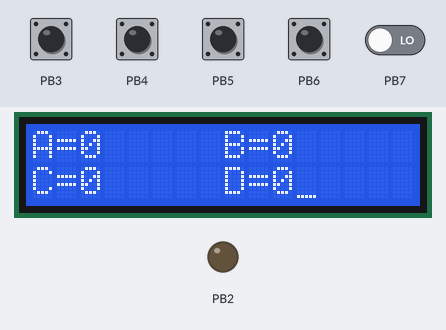
Bench run of a program on a simulated ATmega32, built with avr-gcc and emulated at 8 MHz. Shown: 16×2 character LCD, output pins drawn as LEDs (lit = HIGH). Wiring (inferred from the signals the program sends): character LCD (HD44780): RS PB1; E PB0; data PA0, PA1, PA2, PA3, PA4, PA5, PA6, PA7. The test bench sets the inputs (shaded band); at power-on: PB3–7 LOW. Pins used as bus, display or sensor lines are not drawn.

Above: at 1.2 s.
1.3 s: PB3 pulled HIGH for 1 s
At 2.7 s:
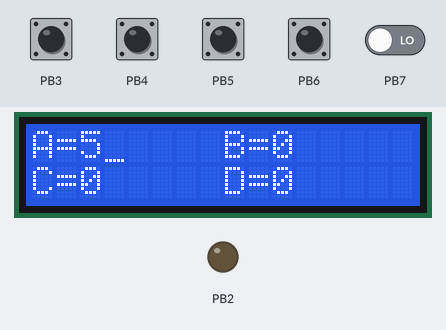
3.8 s: PB4 pulled HIGH for 0.15 s
At 4.9 s:
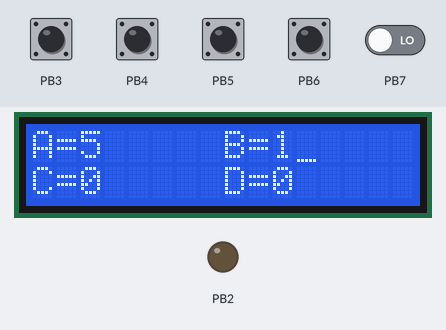
5.4 s: PB5 pulled HIGH for 0.15 s
At 6.1 s:
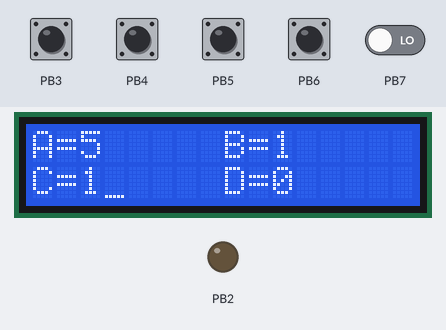
7.0 s: PB6 pulled HIGH for 0.15 s
At 7.3 s:
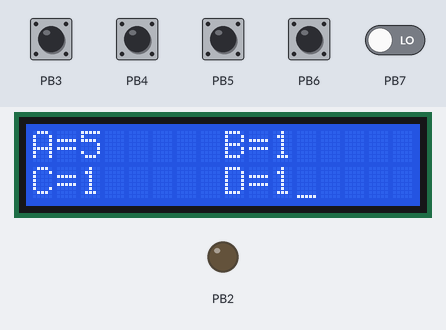
8.6 s: PB3 pulled HIGH for 0.15 s
At 9.7 s:
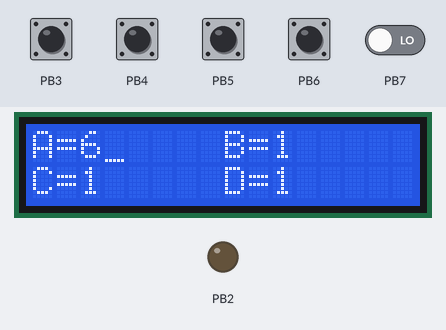
10.2 s: PB4 pulled HIGH for 1 s
At 11.8 s:
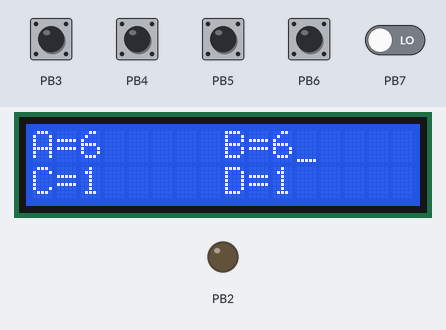
Timing chart, 0 to 13.3 s (numbered marks = the images above; inputs shaded):
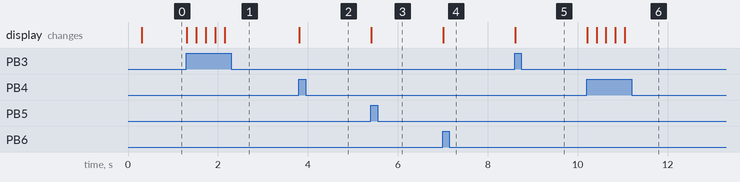

Measured:
- after the input at 1.3 s, the display: first changes at once (image 1 shows a later state)
- after the input at 3.8 s, the display: changes at once (image 2)
- after the input at 5.4 s, the display: changes at once (image 3)
- after the input at 7.0 s, the display: changes at once (image 4)
- after the input at 8.6 s, the display: changes at once (image 5)
- after the input at 10.2 s, the display: first changes at once (image 6 shows a later state)

The program:

main.c
```c
/*
 * emv.c
 *
 * Created: 10/23/2023 10:23:10 PM
 * Author : dell
 */

#include <avr/io.h>
#define F_CPU 8000000UL
#include <util/delay.h>
#include "button.h"
#include "LCD.h"
int main(void)
{
   LCD_inti('A','B',0);
   BUTTON_inti('B',3);
   BUTTON_inti('B',4);
   BUTTON_inti('B',5);
   BUTTON_inti('B',6);
   BUTTON_inti('B',7);
   LCD_send_string('A',"A=0");
   LCD_movecursor('A',1,9);
   LCD_send_string('A',"B=0");
   LCD_movecursor('A',2,1);
   LCD_send_string('A',"C=0");
   LCD_movecursor('A',2,9);
   LCD_send_string('A',"D=0");
   int a=0,b=0,c=0,d=0;
    /* Replace with your application code */
    while (1)
    {
		if (BUTTON_read('B',3)==1&&a<999999)
		{
		a++;
		char ar[10];
		sprintf(ar,"%d",a);
		LCD_movecursor('A',1,3);
		LCD_send_string('A',ar);
		_delay_ms(200);
		}
		else if (BUTTON_read('B',4)==1&&b<999999)
		{
			b++;
			char ar[10];
			sprintf(ar,"%d",b);
			LCD_movecursor('A',1,11);
			LCD_send_string('A',ar);
			_delay_ms(200);
		}
		else if (BUTTON_read('B',5)==1&&c<999999)
		{
			c++;
			char ar[10];
			sprintf(ar,"%d",c);
			LCD_movecursor('A',2,3);
			LCD_send_string('A',ar);
			_delay_ms(200);
		}
		else if (BUTTON_read('B',6)==1&&d<999999)
		{
			d++;
			char ar[10];
			sprintf(ar,"%d",d);
			LCD_movecursor('A',2,11);
			LCD_send_string('A',ar);
			_delay_ms(200);
		}
		else if(BUTTON_read('B',7)==1)
		{
			a=0,b=0,c=0,d=0;
			 LCD_movecursor('A',1,0);
			 LCD_send_string('A',"A=0");
			 LCD_movecursor('A',1,9);
			 LCD_send_string('A',"B=0");
			 LCD_movecursor('A',2,1);
			 LCD_send_string('A',"C=0");
			 LCD_movecursor('A',2,9);
			 LCD_send_string('A',"D=0");
			_delay_ms(200);
		}


    }
}
```

button.c
```c
/*
 * button.c
 *
 * Created: 9/14/2023 12:23:11 AM
 *  Author: dell
 */
#include "dio.h"
void BUTTON_inti(char port ,char pin)
{
	DIO_setpindir(port,pin,0);
}
char BUTTON_read(char port ,char pin)
{
	return DIO_readpin(port,pin);

}
```

button.h
```c
/*
 * button.h
 *
 * Created: 9/14/2023 12:23:26 AM
 *  Author: dell
 */


#ifndef BUTTON_H_
#define BUTTON_H_


void BUTTON_inti(char port ,char pin);

char BUTTON_read(char port ,char pin);


#endif /* BUTTON_H_ */
```

import_std.h
```c
/*
 * import_std.h
 *
 * Created: 9/8/2023 10:26:01 PM
 *  Author: dell
 */


#ifndef IMPORT_STD_H_
#define IMPORT_STD_H_

	#define SET_BIT(reg,bit)		reg|=(1<<bit)
	#define CLR_BIT(reg,bit)		reg&=(~(1<<bit))
	#define TOG_BIT(reg,bit)		reg^=(1<<bit)
	#define READ_BIT(reg,bit)		((reg&(1<<bit))>>bit)
	#define ROR_REG(reg,num)		reg=((reg>>num)|(reg<<(8-num)))
	#define ROL_REG(reg,num)		reg=((reg<<num)|(reg>>(8-num)))


#endif /* IMPORT_STD_H_ */
```

LCD.c
```c
/*
 * LCD.c
 *
 * Created: 10/17/2023 10:47:13 PM
 *  Author: dell
 */
#include "LCD.h"
#define F_CPU 8000000UL
#include <util/delay.h>

void LCD_inti(unsigned char port,unsigned char controlport,unsigned controlpin)
{
	_delay_ms(200);
	#ifdef  EIGHT_BIT_MODE
	DIO_set_port_direction(port,0xff);
	DIO_setpindir(controlport,controlpin,1);
	DIO_setpindir(controlport,controlpin+1,1);
	DIO_setpindir(controlport,controlpin+2,1);
	LCD_send_cmd(port,EIGHT_BITS);
	LCD_send_cmd(port,CLR_SCREEN);
	_delay_ms(10);
	LCD_send_cmd(port,CURSOR_ON_DISPLAY_ON);
	LCD_send_cmd(port,ENTRY_MODE);
	#else
	DIO_set_nibble(port,4,1);
	DIO_setpindir(controlport,controlpin,1);
	DIO_setpindir(controlport,controlpin+1,1);
	DIO_setpindir(controlport,controlpin+2,1);
	LCD_send_cmd(RETURN_HOME);
	_delay_ms(10);
	LCD_send_cmd(port,FOUR_BITS);
	LCD_send_cmd(port,CURSOR_ON_DISPLAY_ON);
	LCD_send_cmd(port,CLR_SCREEN);
	_delay_ms(10);
	LCD_send_cmd(port,ENTRY_MODE);
	#endif
}
void LCD_send_cmd(char port,unsigned char cmd)
{
	#ifdef  EIGHT_BIT_MODE
	DIO_write_port(port,cmd);
	DIO_writepin('B',1,0);
	send_falling_edge();
	#else
	DIO_write_nibble(port,4,cmd>>4);
	DIO_writepin('B',1,0);
	send_falling_edge();
	DIO_write_nibble(port,4,cmd);
	DIO_writepin('B',1,0);
	send_falling_edge();
	#endif
	_delay_ms(1);

}
void send_falling_edge(void)
{
	DIO_writepin('B',0,1);
	_delay_ms(2);
	DIO_writepin('B',0,0);
	_delay_ms(2);

}
void LCD_send_char(char port,char data)
{
	#ifdef EIGHT_BIT_MODE
	DIO_write_port(port,data);
	DIO_writepin('B',1,1);
	send_falling_edge();
	#else
	DIO_write_nibble(port,0,data>>4);
	DIO_writepin('B',1,1);
	send_falling_edge();
	DIO_write_nibble(port,0,data);
	DIO_writepin('B',1,1);
	send_falling_edge();
	#endif
	_delay_ms(1);
}
void LCD_send_string(char port, char *data)
{
	while((*data)!='\0')
	{
		LCD_send_char(port,*data);
		data++;
	}
}

void LCD_clearscreen(char port)
{
	LCD_send_cmd(port,CLR_SCREEN);
	_delay_ms(10);
}
void LCD_movecursor(char port,char row,char coloumn)
{
	char data ;
	if(row>2||row<1||coloumn>16||coloumn<1)
	{
		data=0x80;
	}
	else if(row==1)
	{
		data=0x80+coloumn-1 ;
	}
	else if (row==2)
	{
		data=0xc0+coloumn-1;
	}
	LCD_send_cmd(port,data);

}
```

LCD.h
```c
/*
 * LCD.h
 *
 * Created: 10/17/2023 10:47:47 PM
 *  Author: dell
 */


#ifndef LCD_H_
#define LCD_H_
#include "LCDmode.h"
#include "dio.h"
#define EIGHT_BITS 0x38
#define FOUR_BITS 0x28
#define CLR_SCREEN 0x01
#define RETURN_HOME 0x02
#define CURSOR_ON_DISPLAY_ON 0x0e
#define ENTRY_MODE 0x06
void LCD_inti(unsigned char port,unsigned char controlport,unsigned controlpin);
void LCD_send_cmd(char port,unsigned char cmd);
void send_falling_edge(void);
void LCD_movecursor(char port,char row,char coloumn);
void LCD_send_string(char port, char *data);
void LCD_send_char(char port,char data);
void LCD_clearscreen(char port);


#endif /* LCD_H_ */
```

LCDmode.h
```c
/*
 * LCDmacros.h
 *
 * Created: 10/18/2023 8:48:26 PM
 *  Author: dell
 */


#ifndef LCDMACROS_H_
#define LCDMACROS_H_
#define EIGHT_BIT_MODE


#endif /* LCDMACROS_H_ */
```

dio.c
```c
#include <avr/io.h>
#include "import_std.h"
#include"dio.h"

void DIO_setpindir(char port,char bit,char dir)
{
	switch (port)
	{
		case 'A':
			if(dir==1)
			{
				SET_BIT(DDRA,bit);
			}
			else
			{
				CLR_BIT(DDRA,bit);
			}
			break;
		case 'B':
			if(dir==1)
			{
				SET_BIT(DDRB,bit);
			}
			else
			{
				CLR_BIT(DDRB,bit);
			}
			break;
		case 'C':
				if(dir==1)
				{
					SET_BIT(DDRC,bit);
				}
				else
				{
					CLR_BIT(DDRC,bit);
				}
			break;
		case 'D':
			if(dir==1)
			{
				SET_BIT(DDRD,bit);
			}
			else
			{
				CLR_BIT(DDRD,bit);
			}
			break;
		default:
			break;
	}
}
void DIO_writepin(char port ,char bit,char value)
{
	switch (port)
	{
		case 'A':
		if(value==1)
		{
			SET_BIT(PORTA,bit);
		}
		else
		{
			CLR_BIT(PORTA,bit);
		}
		break;
		case 'B':
		if(value==1)
		{
			SET_BIT(PORTB,bit);
		}
		else
		{
			CLR_BIT(PORTB,bit);
		}
		break;
		case 'C':
		if(value==1)
		{
			SET_BIT(PORTC,bit);
		}
		else
		{
			CLR_BIT(PORTC,bit);
		}
		break;
		case 'D':
		if(value==1)
		{
			SET_BIT(PORTD,bit);
		}
		else
		{
			CLR_BIT(PORTD,bit);
		}
		break;
		default:
		break;
	}
}
char DIO_readpin(char port,char pin )
{
	 unsigned char value=0;
	switch(port)
	{
		case 'A':
			value=READ_BIT(PINA,pin);
		break;

		case 'B':
			value=READ_BIT(PINB,pin);
		break;

		case 'C':
			value=READ_BIT(PINC,pin);
		break;

		case 'D':
			value=READ_BIT(PIND,pin);
		break;

		default:
		break;
	}
	return value;
}
void DIO_toggelpin(char port,char pin)
{
	switch(port)
	{
		case 'A':
			TOG_BIT(PORTA,pin);
		break;
		case 'B':
			TOG_BIT(PORTB,pin);
		break;
		case 'C':
			TOG_BIT(PORTC,pin);
		break;
		case 'D':
			TOG_BIT(PORTD,pin);
		break;
		default:
		break;
	}
}
void DIO_set_port_direction( char portname,unsigned char direction)
{
	switch(portname)
	{
		case 'A' :
			DDRA=direction;
		break ;
		case 'B':
			DDRB=direction;
		break ;
		case 'C' :
			DDRC=direction;
		break ;
		case 'D':
			DDRD=direction;
		break ;
		default:
		break ;
	}
}
unsigned char DIO_read_port( char portname)
{
	unsigned char value=0;
	switch(portname)
	{
		case 'A' :
			value=PINA;
		break ;
		case 'B':
			value=PINB;
		break ;
		case 'C' :
			value=PINC;
		break ;
		case 'D':
			value=PIND;
		break ;
		default:
		break ;
	}
	return value;
}
void DIO_write_port( char portname,unsigned char value)
{
	switch(portname)
	{
		case 'A' :
			PORTA=value;
		break ;
		case 'B':
			PORTB=value;
		break ;
		case 'C' :
			PORTC=value;
		break ;
		case 'D':
			PORTD=value;
		break ;
		default:
		break ;
	}
}
void DIO_toggle_port( char portname)
{
	switch(portname)
	{
		case 'A' :
		PORTA=~PORTA;
		break ;
		case 'B':
		PORTB=~PORTB;
		break ;
		case 'C' :
		PORTC=~PORTC;
		break ;
		case 'D':
		PORTD=~PORTD;
		break ;
		default:
		break ;
	}
}
void DIO_set_nibble(char port,char fist_pin,char vale)
{
	switch(port)
	{
		case 'A':
		for(int i=fist_pin;i<fist_pin+4;++i)
		{
			DIO_setpindir(PORTA,i,vale);
		}
		break;
		case 'B':
		for(int i=fist_pin;i<fist_pin+4;++i)
		{
			DIO_setpindir(PORTB,i,vale);
		}
		break;
		case 'C':
		for(int i=fist_pin;i<fist_pin+4;++i)
		{
			DIO_setpindir(PORTD,i,vale);
		}
		break;
		case 'D':
		for(int i=fist_pin;i<fist_pin+4;++i)
		{
			DIO_setpindir(PORTD,i,vale);
		}
		break;
		default:
		break;
	}
}

void DIO_write_nibble(char port,char first_pin,unsigned char value)
{

	switch(port)
	{
		case 'A':
		for(int i=first_pin;i<first_pin+4;++i)
		{
			DIO_writepin(PORTA,i,value%2);
			value/=2;
		}
		break;
		case 'C':
		for(int i=first_pin;i<first_pin+4;++i)
		{
			DIO_writepin(PORTC,i,value%2);
			value/=2;
		}
		break;
		case 'B':
		for(int i=first_pin;i<first_pin+4;++i)
		{
			DIO_writepin(PORTB,i,value%2);
			value/=2;
		}
		break;
		case 'D':
		for(int i=first_pin;i<first_pin+4;++i)
		{
			DIO_writepin(PORTD,i,value%2);
			value/=2;
		}
		break;
		default:
		break;
	}
}

void DIO_pull_up_state(char port,char pin,char state)
{
	DIO_writepin(port,pin,state);
}
```

dio.h
```c
/*
 * dio.h
 *
 * Created: 9/8/2023 7:07:09 PM
 *  Author: dell
 */


#ifndef DIO_H_
#define DIO_H_
void DIO_setpindir(char port,char bit,char dir);
void DIO_writepin(char port ,char bit,char value);
char DIO_readpin(char port,char pin );
void DIO_toggelpin(char port,char pin);
void DIO_set_port_direction( char portname,unsigned char direction);
unsigned char DIO_read_port( char portname);
void DIO_write_port( char portname,unsigned char value);
void DIO_toggle_port( char portname);
void DIO_pull_up_state(char port,char pin,char state);


#endif /* DIO_H_ */
```
